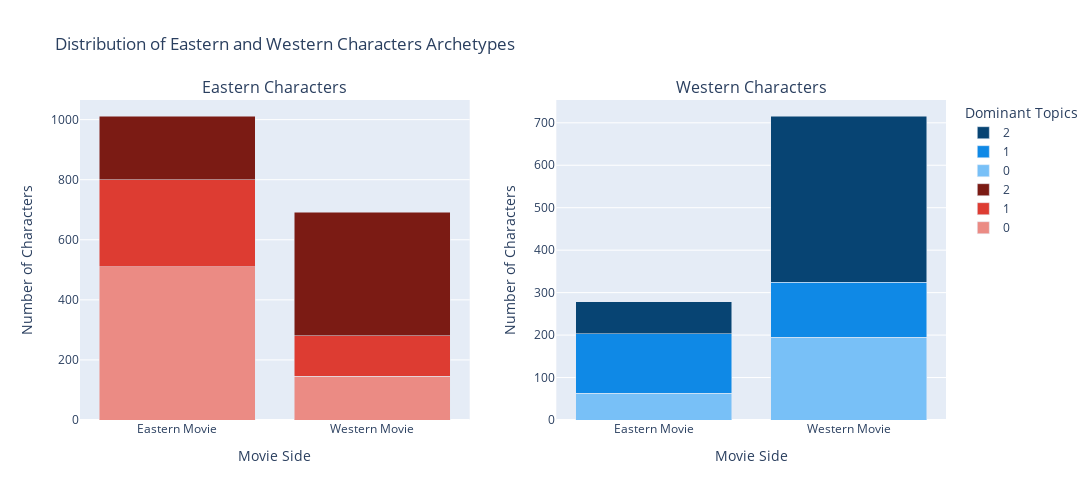

The code cell stored with this chart in its notebook:
### Code cell
# Define color palettes for Eastern and Western characters
eastern_colors = {
    '0': '#EB8B84',  # Light red
    '1': '#DD3C32',    # Medium red
    '2': '#7B1B14'  # Dark red
}

western_colors = {
    '0': '#78C0F7',  # Light blue
    '1': '#0F89E6', # Medium blue
    '2': '#074473'   # Dark blue
}

plot_eastern_western_archetypes_distrib(archetypes_eastern, archetypes_western, eastern_colors, western_colors)

### Figure 1 — Plotly figure (JSON) as saved in the notebook; plotly's stock layout.template omitted (floating-point values rounded to 4 significant figures)
{"data": [{"customdata": ["0", "0"], "hovertemplate": "Archetype: <b>%{customdata}</b><br>Representatives count: <b>%{y}</b><extra></extra>", "marker": {"color": "#EB8B84"}, "name": "0", "type": "bar", "x": ["Eastern Movie", "Western Movie"], "xaxis": "x", "y": [511, 146], "yaxis": "y"}, {"customdata": ["1", "1"], "hovertemplate": "Archetype: <b>%{customdata}</b><br>Representatives count: <b>%{y}</b><extra></extra>", "marker": {"color": "#DD3C32"}, "name": "1", "type": "bar", "x": ["Eastern Movie", "Western Movie"], "xaxis": "x", "y": [288, 135], "yaxis": "y"}, {"customdata": ["2", "2"], "hovertemplate": "Archetype: <b>%{customdata}</b><br>Representatives count: <b>%{y}</b><extra></extra>", "marker": {"color": "#7B1B14"}, "name": "2", "type": "bar", "x": ["Eastern Movie", "Western Movie"], "xaxis": "x", "y": [213, 410], "yaxis": "y"}, {"customdata": ["0", "0"], "hovertemplate": "Archetype: <b>%{customdata}</b><br>Representatives count: <b>%{y}</b><extra></extra>", "marker": {"color": "#78C0F7"}, "name": "0", "type": "bar", "x": ["Eastern Movie", "Western Movie"], "xaxis": "x2", "y": [63, 195], "yaxis": "y2"}, {"customdata": ["1", "1"], "hovertemplate": "Archetype: <b>%{customdata}</b><br>Representatives count: <b>%{y}</b><extra></extra>", "marker": {"color": "#0F89E6"}, "name": "1", "type": "bar", "x": ["Eastern Movie", "Western Movie"], "xaxis": "x2", "y": [140, 129], "yaxis": "y2"}, {"customdata": ["2", "2"], "hovertemplate": "Archetype: <b>%{customdata}</b><br>Representatives count: <b>%{y}</b><extra></extra>", "marker": {"color": "#074473"}, "name": "2", "type": "bar", "x": ["Eastern Movie", "Western Movie"], "xaxis": "x2", "y": [75, 392], "yaxis": "y2"}], "layout": {"annotations": [{"font": {"size": 16}, "showarrow": false, "text": "Eastern Characters", "x": 0.225, "xanchor": "center", "xref": "paper", "y": 1, "yanchor": "bottom", "yref": "paper"}, {"font": {"size": 16}, "showarrow": false, "text": "Western Characters", "x": 0.775, "xanchor": "center", "xref": "paper", "y": 1, "yanchor": "bottom", "yref": "paper"}], "barmode": "stack", "height": 500, "legend": {"title": {"text": "Dominant Topics"}}, "title": {"text": "Distribution of Eastern and Western Characters Archetypes"}, "width": 1200, "xaxis": {"anchor": "y", "domain": [0, 0.45], "title": {"text": "Movie Side"}}, "xaxis2": {"anchor": "y2", "domain": [0.55, 1], "title": {"text": "Movie Side"}}, "yaxis": {"anchor": "x", "domain": [0, 1], "title": {"text": "Number of Characters"}}, "yaxis2": {"anchor": "x2", "domain": [0, 1], "title": {"text": "Number of Characters"}}}}
